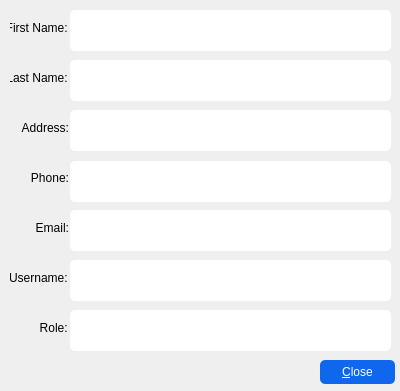
<?xml version="1.0" encoding="UTF-8"?>
<ui version="4.0">
 <class>ViewUser</class>
 <widget class="QWidget" name="ViewUser">
  <property name="geometry">
   <rect>
    <x>0</x>
    <y>0</y>
    <width>400</width>
    <height>391</height>
   </rect>
  </property>
  <property name="minimumSize">
   <size>
    <width>400</width>
    <height>391</height>
   </size>
  </property>
  <property name="maximumSize">
   <size>
    <width>400</width>
    <height>391</height>
   </size>
  </property>
  <property name="windowTitle">
   <string>Form</string>
  </property>
  <widget class="QLabel" name="label">
   <property name="geometry">
    <rect>
     <x>10</x>
     <y>270</y>
     <width>61</width>
     <height>16</height>
    </rect>
   </property>
   <property name="text">
    <string>Username: </string>
   </property>
   <property name="alignment">
    <set>Qt::AlignRight|Qt::AlignTrailing|Qt::AlignVCenter</set>
   </property>
  </widget>
  <widget class="QLineEdit" name="UsernameLine">
   <property name="geometry">
    <rect>
     <x>70</x>
     <y>260</y>
     <width>321</width>
     <height>41</height>
    </rect>
   </property>
   <property name="styleSheet">
    <string notr="true">QLineEdit{
    padding: 10px;
    border-radius: 5px;
}</string>
   </property>
   <property name="readOnly">
    <bool>true</bool>
   </property>
  </widget>
  <widget class="QLabel" name="label_2">
   <property name="geometry">
    <rect>
     <x>20</x>
     <y>320</y>
     <width>51</width>
     <height>16</height>
    </rect>
   </property>
   <property name="text">
    <string>Role: </string>
   </property>
   <property name="alignment">
    <set>Qt::AlignRight|Qt::AlignTrailing|Qt::AlignVCenter</set>
   </property>
  </widget>
  <widget class="QPushButton" name="CloseBtn">
   <property name="geometry">
    <rect>
     <x>320</x>
     <y>360</y>
     <width>75</width>
     <height>24</height>
    </rect>
   </property>
   <property name="styleSheet">
    <string notr="true">QPushButton{
    color: white;
    background-color: #0e67ed;
    border-radius: 5px;
    padding: 5px;
}</string>
   </property>
   <property name="text">
    <string>&amp;Close</string>
   </property>
  </widget>
  <widget class="QLabel" name="label_3">
   <property name="geometry">
    <rect>
     <x>10</x>
     <y>20</y>
     <width>61</width>
     <height>16</height>
    </rect>
   </property>
   <property name="text">
    <string>First Name: </string>
   </property>
   <property name="alignment">
    <set>Qt::AlignRight|Qt::AlignTrailing|Qt::AlignVCenter</set>
   </property>
  </widget>
  <widget class="QLineEdit" name="FirstnameLine">
   <property name="geometry">
    <rect>
     <x>70</x>
     <y>10</y>
     <width>321</width>
     <height>41</height>
    </rect>
   </property>
   <property name="styleSheet">
    <string notr="true">QLineEdit{
    padding: 10px;
    border-radius: 5px;
}</string>
   </property>
   <property name="readOnly">
    <bool>true</bool>
   </property>
  </widget>
  <widget class="QLabel" name="label_4">
   <property name="geometry">
    <rect>
     <x>10</x>
     <y>70</y>
     <width>61</width>
     <height>16</height>
    </rect>
   </property>
   <property name="text">
    <string>Last Name: </string>
   </property>
   <property name="alignment">
    <set>Qt::AlignRight|Qt::AlignTrailing|Qt::AlignVCenter</set>
   </property>
  </widget>
  <widget class="QLineEdit" name="LastnameLine">
   <property name="geometry">
    <rect>
     <x>70</x>
     <y>60</y>
     <width>321</width>
     <height>41</height>
    </rect>
   </property>
   <property name="styleSheet">
    <string notr="true">QLineEdit{
    padding: 10px;
    border-radius: 5px;
}</string>
   </property>
   <property name="readOnly">
    <bool>true</bool>
   </property>
  </widget>
  <widget class="QLabel" name="label_5">
   <property name="geometry">
    <rect>
     <x>20</x>
     <y>120</y>
     <width>49</width>
     <height>16</height>
    </rect>
   </property>
   <property name="text">
    <string>&lt;html&gt;&lt;head/&gt;&lt;body&gt;&lt;p align=&quot;right&quot;&gt;Address:&lt;/p&gt;&lt;/body&gt;&lt;/html&gt;</string>
   </property>
  </widget>
  <widget class="QLineEdit" name="AddressLine">
   <property name="geometry">
    <rect>
     <x>70</x>
     <y>110</y>
     <width>321</width>
     <height>41</height>
    </rect>
   </property>
   <property name="styleSheet">
    <string notr="true">QLineEdit{
    padding: 10px;
    border-radius: 5px;
}</string>
   </property>
   <property name="readOnly">
    <bool>true</bool>
   </property>
  </widget>
  <widget class="QLabel" name="label_6">
   <property name="geometry">
    <rect>
     <x>20</x>
     <y>170</y>
     <width>49</width>
     <height>16</height>
    </rect>
   </property>
   <property name="text">
    <string>&lt;html&gt;&lt;head/&gt;&lt;body&gt;&lt;p align=&quot;right&quot;&gt;Phone:&lt;/p&gt;&lt;/body&gt;&lt;/html&gt;</string>
   </property>
  </widget>
  <widget class="QLineEdit" name="PhoneLine">
   <property name="geometry">
    <rect>
     <x>70</x>
     <y>161</y>
     <width>321</width>
     <height>41</height>
    </rect>
   </property>
   <property name="styleSheet">
    <string notr="true">QLineEdit{
    padding: 10px;
    border-radius: 5px;
}</string>
   </property>
   <property name="readOnly">
    <bool>true</bool>
   </property>
  </widget>
  <widget class="QLabel" name="label_7">
   <property name="geometry">
    <rect>
     <x>20</x>
     <y>220</y>
     <width>49</width>
     <height>16</height>
    </rect>
   </property>
   <property name="text">
    <string>&lt;html&gt;&lt;head/&gt;&lt;body&gt;&lt;p align=&quot;right&quot;&gt;Email:&lt;/p&gt;&lt;/body&gt;&lt;/html&gt;</string>
   </property>
  </widget>
  <widget class="QLineEdit" name="EmailLine">
   <property name="geometry">
    <rect>
     <x>70</x>
     <y>210</y>
     <width>321</width>
     <height>41</height>
    </rect>
   </property>
   <property name="styleSheet">
    <string notr="true">QLineEdit{
    padding: 10px;
    border-radius: 5px;
}</string>
   </property>
   <property name="readOnly">
    <bool>true</bool>
   </property>
  </widget>
  <widget class="QLineEdit" name="RoleLine">
   <property name="geometry">
    <rect>
     <x>70</x>
     <y>310</y>
     <width>321</width>
     <height>41</height>
    </rect>
   </property>
   <property name="styleSheet">
    <string notr="true">QLineEdit{
    padding: 10px;
    border-radius: 5px;
}</string>
   </property>
   <property name="readOnly">
    <bool>true</bool>
   </property>
  </widget>
 </widget>
 <resources/>
 <connections/>
</ui>
